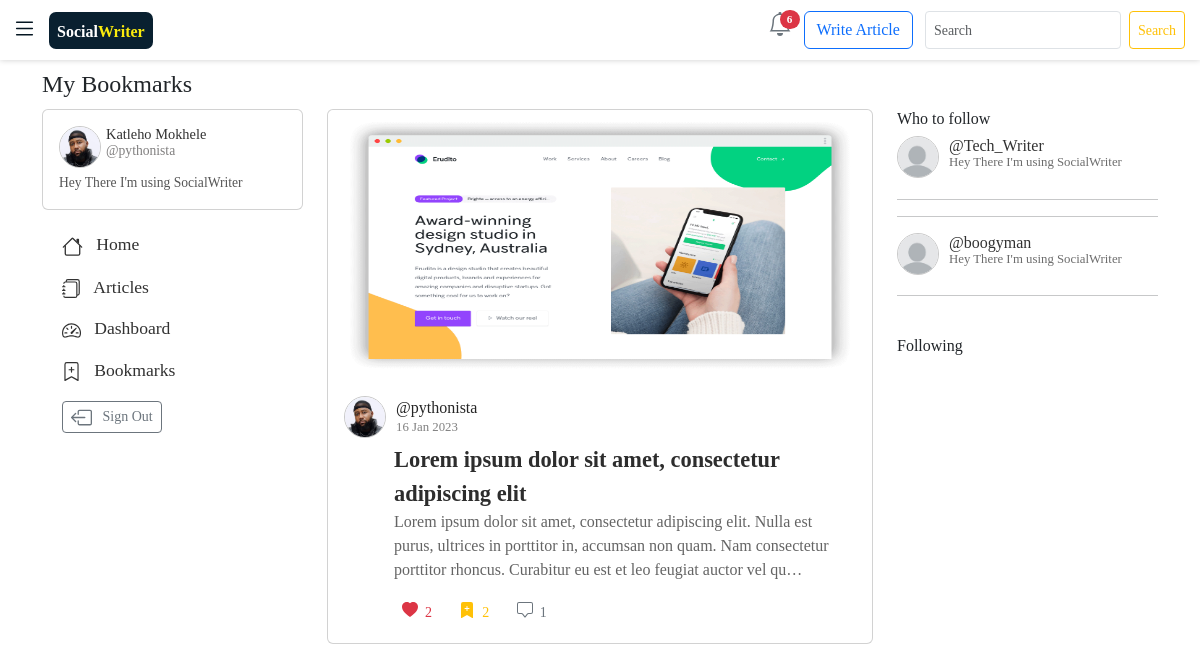
/my_bookmarks/1/ (signed in), run on the app's committed database.
### users/models.py (models this page shows, shortened)
class Profile(models.Model):
    name = models.OneToOneField(User, on_delete=models.CASCADE ,default=1 ) # this has the username inside
    bio = models.CharField(max_length=150,blank=True, default="Hey There I'm using SocialWriter ")
    avatar = models.ImageField(null=True, upload_to="blogyapp/images/profiles_img", default="default.jpg")
    following = models.ManyToManyField(User,related_name="following", blank=True)
    followers = models.IntegerField(default=0)
    date_created = models.DateTimeField(auto_now=True)
    liked_articles = models.ManyToManyField("blogyapp.Entry",related_name="liked_articles", blank=True)
    bookmarked_articles = models.ManyToManyField("blogyapp.Entry",related_name="bookmarked_articles", blank=True)
    twitter_link = models.URLField(blank=True, null=True)
    linkedin_link = models.URLField(blank=True, null=True)
    personal_link = models.URLField(blank=True, null=True)
    class Meta:
        ordering = ["-date_created"]

### blogyapp/models.py (models this page shows, shortened)
class Entry(models.Model):
    profile = models.ForeignKey(Profile, on_delete=models.CASCADE , blank=True , null=True) # Entry attached to a specific profile
    thumbnail = models.ImageField(upload_to="blogyapp/images/articles_img", blank=True , null=True)
    uploaded = models.BooleanField(default=False)
    entry_title = models.TextField()
    introduction = models.TextField()
    text = HTMLField()
    date_added = models.DateTimeField(auto_now_add=True)
    popularity = models.IntegerField(default=0)
    likes = models.IntegerField(default=0)  # number of likes for each Article
    bookmarks = models.IntegerField(default=0)  # number of bookmarks for each Article ...
    class Meta:
        verbose_name_plural = 'entries'

### blogyapp/views.py (the view)
# urls.py: path('my_bookmarks/<int:profile_id>/', views.my_bookmarks, name='my_bookmarks'),
def my_bookmarks(request, profile_id):
    my_profile =Profile.objects.get(name =request.user)
    entries = my_profile.bookmarked_articles.all()
    context = {"entries":entries,"my_profile":my_profile }
    return render(request,"blogyapp/bookmarks.html",context )

### blogyapp/templatetags/read-time.py (called while the page is built)
def read(html):
    return readtime.of_html(html)

### blogyapp/templates/blogyapp/bookmarks.html (shortened to what this page needs)
{% extends "blogyapp/base.html" %}
{% load bootstrap5 %}
{% load static %}
{% load read-time %}
{% block content %}
<div class="container-fluid" style="width: 95%; ">
    <h4  style="margin:10px 0px 10px 0px" >My Bookmarks</h4>
    <div class="row">
        <div class="col-md-3 d-none d-md-block ">
            <div class="card card-body">
                <div class="d-flex " style="margin-bottom: 5px;">
                  <img class="avatar-home" src="{{my_profile.avatar.url}}">
                  <span style="font-size: 0.9rem;font-weight: 600;margin-left: 5px;">
                    <a href="{% url 'blogyapp:profile_detail' my_profile.id %}">
                      <h6 style="margin-bottom: 0cm;margin-top: 0cm;font-size: 0.9rem;" >{{my_profile.name.get_full_name}}</h6>
                      <h6 style="margin-bottom: 0cm;margin-top: 0cm;font-size: 0.85rem;color: rgb(128, 127, 127);"> @{{my_profile.name}} </h6>
                    </a>
                  </span>
              </div>
              <div class="" style="width: 100%;font-size:0.85rem;margin:0cm">
                  <p style="margin: 0cm;color: rgb(86, 86, 86);">{{my_profile.bio}}</p>
              </div>
            </div>
            <br>
            <div style="margin-left: 20px;">
            <h5 style="font-size:1.1rem;margin-bottom: 20px;">
                <a style="text-decoration: none; " href="{% url 'blogyapp:home1' %}">
                   &nbsp; Home
                </a>
            </h5>
            <h5 style="font-size:1.1rem;margin-bottom: 20px;">
              <a href="{% url 'blogyapp:user_entries' %}" style="text-decoration:none">
               &nbsp; Articles
            </a>
            </h5>
            <h5 style="font-size:1.1rem;margin-bottom: 20px;">
              <a href="#" style="text-decoration: none;">
               &nbsp; Dashboard
              </a>
            </h5>
            <h5 style="font-size:1.1rem;margin-bottom: 20px;">
              <a href="{% url 'blogyapp:my_bookmarks' my_profile.id %}" style="text-decoration: none;">
               &nbsp; Bookmarks
              </a>
            </h5>
            <a href="{% url 'users:logout'  %}" class="btn btn-outline-secondary btn-sm" style="text-decoration: none;">
               &nbsp; Sign Out
            </a>
          </div>
          </div>
          <div class="col-md-6" >
            {% for entry in entries %}
              {% if entry.uploaded == True %}
              <div class="card " style="margin-bottom: 10px;">
                {% if forloop.counter == 1 or forloop.counter == 5 or forloop.counter == 15 %}
                  <img style="width: 100%;height: 270px;" class="card-img-top" src="{{entry.thumbnail.url}}" alt="">
                {% endif %}
                <div class="card-body">
                 <a class="d-flex"  style="text-decoration: none;" href="{% url 'blogyapp:profile_detail' entry.profile.id %}">
                   <img class="avatar-home" src="{{entry.profile.avatar.url}}">
                    <span style="color: rgb(38, 38, 38);margin-left: 10px;">
                       @{{entry.profile.name}}
                       <h6 style="color: gray;font-size: 0.8rem;"> {{entry.date_added|date:"d M Y"}}</h6>
                      </span>
                 </a>
                  <div id="posts_margin" style="margin-left: 50px;margin-right: 10px">
                    <a id="post_title" href="{% url 'blogyapp:read' entry.id %}" style="font-weight: 700;font-size:1.4rem;color: rgb(45, 45, 45);text-decoration: none;">  {{entry.entry_title}} </a>
                    <p class="d-none d-sm-block" style="color: rgb(100, 100, 100);size: 0.9rem;">
                      {{entry.introduction|truncatechars:200}}
                    </p>
                    <div class="d-flex" style="width: 100%;">
                      <div class="like" style="margin-right:0.3cm">
                          <form class="d-flex " action="{% url 'blogyapp:like_unlike' entry.id %}" method='post'>
                              {% if entry in entry.profile.liked_articles.all %}
                              <button  class="btn btn-outline-danger btn-sm position-relative" name="submit" style="border: none;" >
                                <div class="d-flex">
                                  <svg xmlns="http://www.w3.org/2000/svg" width="16" height="16" fill="currentColor" class="bi bi-heart-fill" viewBox="0 0 16 16">
                                      <path fill-rule="evenodd" d="M8 1.314C12.438-3.248 23.534 4.735 8 15-7.534 4.736 3.562-3.248 8 1.314z"/>
                                    </svg>
                                    <span style="font-weight: 500;">
                                     &nbsp;&nbsp;{{entry.likes}}
                                    </span>
                                  </div>
                              </button>
                              {% endif %}
                          </form>
                      </div>
                      <div class="bookmark"  style="margin-right:0.3cm">
                        <form action="{% url 'blogyapp:bookmark' entry.id %}" method='post'>
                            {% if entry in entry.profile.bookmarked_articles.all %}
                            <button class="btn btn-outline-warning btn-sm position-relative" name="submit" style="border: none;">
                              <div class="d-flex">
                                <span style="font-weight: 500;">
                                &nbsp;&nbsp;{{entry.bookmarks}}
                                </span>
                              </div>
                          </button>
                            {% endif %}
                        </form>
                      </div>
                      <div  id="comments" style="margin-right:0cm">
                        <a href="{% url 'blogyapp:read' entry.id %}#comments" class="btn btn-outline-secondary btn-sm position-relative" name="submit" style="border: none;">
                          <div class="d-flex">
                            <span style="font-weight: 500;">
                             &nbsp;&nbsp;{{entry.entry.count}}
                            </span>
                          </div>
                          </a>
                      </div>
                      <div style="width: 100% !important;" class="container-fluid d-flex justify-content-end" >
                      </div>
                  </div>
                  </div>
                </div>
              </div>
              {% endif %}
            {% endfor %}
    </div>
    <div class="col-md-3 d-none d-md-block">
        <h6>Who to follow</h6>
        {% for i in other_users %}
        {% if i.name != request.user %}
        <div class="d-flex" style="margin-bottom: 20px;">
          <img class="avatar-home" src="{{i.avatar.url}}">
          <div style="font-size: 0.9rem;font-weight: 700;margin-left: 10px;">
            <a style="text-decoration: none;" href="{% url 'blogyapp:profile_detail' i.id %}"> <h6 style="margin-bottom: 0cm;"> @{{i.name}}   </h6>  </a>
           <h6 style="margin-top:0cm;font-weight: 400;font-size: 0.80rem;color: rgb(108, 108, 108);">  {{i.bio|truncatechars:80}} </h6>
          </div>
        </div>
        {% endif %}
        <hr>
        {% endfor %}
        <br>
        <h6> Following </h6>
      </div>
</div>
{% endblock content %}

### blogyapp/static/blogyapp/css/read.css (style rules this page uses)
body { background-color: rgb(255, 255, 255); }
a { text-decoration: none !important; color: rgb(50, 50, 50); }
.avatar-home { border-radius: 50%; border: 1px rgb(201, 201, 201) solid; width: 42px; height: 42px; }

### data on the page
Profile: avatar (picture), name.get_full_name "Katleho Mokhele", name "pythonista", bio "Hey There I'm using SocialWriter"
Entry: thumbnail (picture), profile.avatar (picture), profile.name "pythonista", date_added "16 Jan 2023", entry_title "Lorem ipsum dolor sit amet, consectetur adipiscing elit", introduction "Lorem ipsum dolor sit amet, consectetur adipiscing elit. Nulla est purus, ultrices in porttitor in, accumsan non quam. Nam consectetur porttitor rhoncus. Curabitur eu est et leo feugiat auctor vel qu…", likes "2", bookmarks "2", entry.count "1"
Profile: avatar (placeholder picture), name "Tech_Writer", bio "Hey There I'm using SocialWriter"
Profile: avatar (placeholder picture), name "boogyman", bio "Hey There I'm using SocialWriter"

### other printed values
{{ all_notifications.count }} "6"
